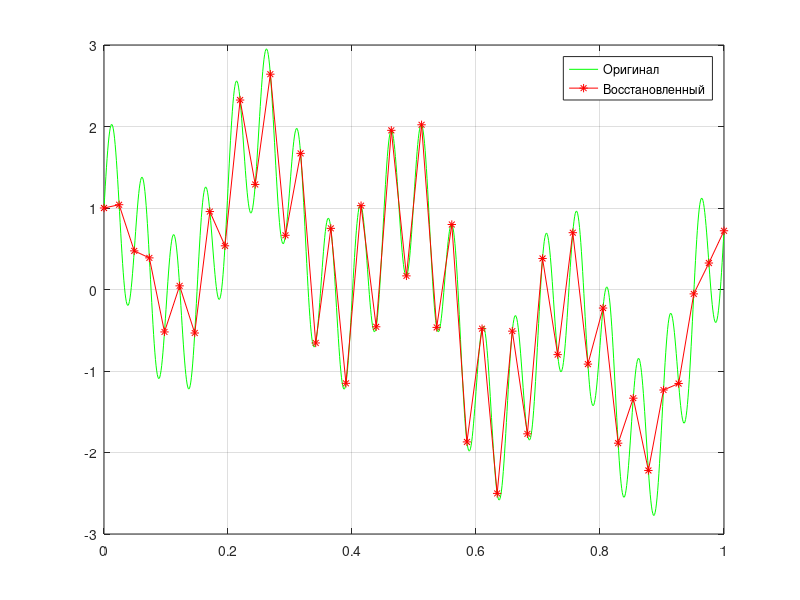

This chart was generated by the following MATLAB code: (Note: this script raises an error after producing the figure.)
clc
%% 1,2,3
t = 0:0.001:1;
f = 4;
y = cos(2*pi*f*t) + sin(10*pi*f*t) + sin(6*t);
figure;
title("Лаба 1");
plot(t, y, "g");
grid("on")
hold on;
disp("2 пункт: делим максимально высокую кампоненту на 2пи, и умножаем на f. Получаем 5*4 = 20Гц");
disp("3 пункт: минимальная необходимая частота дискретизации полученного сигнала = 40Гц");
%% 4
y = @(t) cos(2*pi*f*t) + sin(10*pi*f*t) + sin(6*t);
f = 41; 
t = 0:1/f:1;
masx = t;
masy = y(t);
plot(masx, masy, "r*-");
grid on;
legend("Оригинал", "Восстановленный");
%% 5
f = 41;
t = 0:1/f:1;
masy = y(t);
N = length(masy);
Y = my_dft(masy); 
mag = abs(Y) / N;
mag = mag(1:floor(N/2)+1);
mag(2:end-1) = 2 * mag(2:end-1);

f_axis = f * (0:floor(N/2)) / N;

figure;
plot(f_axis, mag, "b");
title("Амплитудный спектр сигнала");
grid on;
xlabel("Частота Гц");
ylabel("Амплитуда");
info = whos('masy');
disp("Пункт 5: " + info.bytes + "Б");
%% 6 
t = 0:0.001:1;
y = cos(8*pi*t) + sin(40*pi*t) + sin(6*t);
f = 41;
t_discret = 0:1/f:1;
y_discret = cos(8*pi*t_discret) + sin(40*pi*t_discret) + sin(6*t_discret);

figure;
plot(t, y, "g");
hold on;
plot(t_discret, y_discret, "r*-");
grid on;
title("Сравнение сигналов");
xlabel("Время, с");
ylabel("Амплитуда");
legend("Оригинал", "Восстановленный");
%% 7 
f = 160;
t = 0:1/f:1;
masy = cos(8*pi*t) + sin(40*pi*t) + sin(6*t);
N = length(masy);
Y = my_dft(masy); 
mag = abs(Y) / N;
mag = mag(1:floor(N/2)+1);
mag(2:end-1) = 2 * mag(2:end-1);
f_axis = f * (0:floor(N/2)) / N;

figure;
plot(f_axis,mag, "b");
title("Амплитудный спектр (f = 160 Гц)");
grid on;
xlabel("Частота Гц");
ylabel("Амплитуда");
info = whos("masy");
disp("Пункт 7: Размер массива: " + string(info.bytes) + " байт");

t_ideal = 0:0.001:1;
y_ideal = cos(8*pi*t_ideal) + sin(40*pi*t_ideal) + sin(6*t_ideal);

figure;
plot(t_ideal, y_ideal, "g");
hold on;
plot(t, masy, "r*-");
grid on;
title("Сравнение сигналов (f = 160 Гц)");
xlabel("Время, с");
ylabel("Амплитуда");
legend("Оригинал", "Восстановленный");
%% 8 & 9
[y_voice, Fs] = audioread('voice.wav');
disp("Пункт 9: Оригинальная частота дискретизации Fs: " + string(Fs) + " Гц");
N_voice = length(y_voice);
disp("Пункт 9: Количество отсчетов в записи: " + string(N_voice));
%% 10
t_audio = 38.440; 
Fs_calculated = N_voice / t_audio;
disp("Пункт 10: Вычисленная частота дискретизации: " + string(Fs_calculated) + " Гц");
disp("Пункт 10: Частота Fs из файла: " + string(Fs) + " Гц");
%% 11
y1 = downsample(y_voice, 10);
zvuk = audioplayer(y1, Fs/10); 

% play(zvuk); 
% stop(zvuk) в терминал
figure;
plot(y1);
title("Временной сигнал после прореживания");
xlabel("Отсчеты");
ylabel("Амплитуда");
%% 12
N_orig = length(y_voice);
Y_orig = fft(y_voice);
mag_orig = abs(Y_orig) / N_orig;
mag_orig = mag_orig(1:floor(N_orig/2)+1);
mag_orig(2:end-1) = 2 * mag_orig(2:end-1);
f_axis_orig = Fs * (0:floor(N_orig/2)) / N_orig;

N_down = length(y1);
Y_down = fft(y1);
mag_down = abs(Y_down) / N_down;
mag_down = mag_down(1:floor(N_down/2)+1);
mag_down(2:end-1) = 2 * mag_down(2:end-1);
Fs_new = Fs / 10;
f_axis_down = Fs_new * (0:floor(N_down/2)) / N_down;

figure;
subplot(2, 1, 1);
plot(f_axis_orig, mag_orig, "g");
title("Спектр оригинального сигнала");
xlabel("Частота, Гц");
ylabel("Амплитуда");
grid on;

subplot(2, 1, 2);
plot(f_axis_down, mag_down, "r");
title("Спектр прореженного сигнала");
xlabel("Частота, Гц");
ylabel("Амплитуда");
grid on;
%% 13
f_samp = 320; 
t = 0:1/f_samp:1;
y = cos(8*pi*t) + sin(40*pi*t) + sin(6*t);
ymin = min(y);
ymax = max(y);
bits_array = [3, 4, 5, 6];

for i = 1:length(bits_array)
    b = bits_array(i);
    max_level = 2^b - 1; 

    y_norm = (y - ymin) / (ymax - ymin);
    y_quant_int = round(y_norm * max_level);
    y_quant_int(y_quant_int > max_level) = max_level; 
    y_quant_int(y_quant_int < 0) = 0;
    y_quant = y_quant_int / max_level * (ymax - ymin) + ymin;
    mean_error = mean(abs(y - y_quant));
    fprintf('Пункт 13: Средняя ошибка квантования для %d бит: %f\n', b, mean_error);

    if b == 3
        N = length(y);

        Y_orig = my_dft(y);
        mag_orig = abs(Y_orig)/N; 
        mag_orig = mag_orig(1:floor(N/2)+1); 
        mag_orig(2:end-1) = 2*mag_orig(2:end-1);

        Y_quant = my_dft(y_quant);
        mag_quant = abs(Y_quant)/N; 
        mag_quant = mag_quant(1:floor(N/2)+1); 
        mag_quant(2:end-1) = 2*mag_quant(2:end-1);

        f_axis = f_samp * (0:floor(N/2)) / N;

        figure;
        subplot(2,1,1);
        plot(f_axis, mag_orig, 'b'); 
        title('Спектр исходной синусоиды'); 
        ylabel('Амплитуда'); grid on;

        subplot(2,1,2);
        plot(f_axis, mag_quant, 'r'); 
        title('Спектр квантованного сигнала (3 бита)'); 
        xlabel('Частота, Гц'); ylabel('Амплитуда'); grid on;
    end
end

%% Локальные функции
function X = my_dft(x)
    N = length(x);
    X = zeros(size(x));
    n = 0:N-1;
    for k = 0:N-1
        X(k+1) = sum(x .* exp(-1j * 2 * pi * k * n / N));
    end
end
